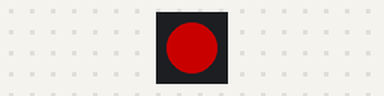
Bench run of a program on a simulated ESP32-S3. Shown: 1 RGB LEDs in strip order, left to right. Dim RGB values are drawn brighter than linear; what the program prints to the serial monitor is not drawn.

Above: at 0.15 s.
At 9.79 s:
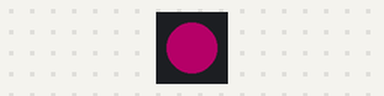
At 19.74 s:
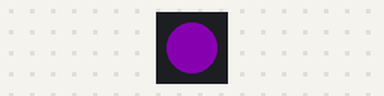
At 39.63 s:
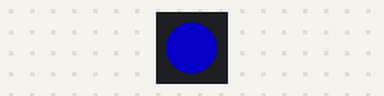
Timing chart, 0 to 40.0 s (numbered marks = the images above):
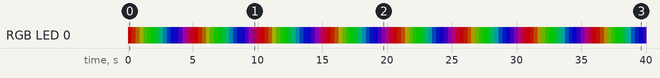

The program:

main.cpp
```cpp
#include <Arduino.h>
#include <Adafruit_NeoPixel.h>

#define LED_PIN     48  // YD-ESP32-S3 onboard WS2812 (IO48)
#define NUMPIXELS   1   // One RGB LED only

Adafruit_NeoPixel pixels(NUMPIXELS, LED_PIN, NEO_GRB + NEO_KHZ800);

void setup() {
    Serial.begin(115200);
    pixels.begin();
    pixels.setBrightness(100); // Brightness (0~255)
    Serial.println("Rainbow demo start with brightness 100");
}

uint32_t Wheel(byte pos) {
    pos = 255 - pos;
    if(pos < 85) {
        return pixels.Color(255 - pos * 3, 0, pos * 3);
    } else if(pos < 170) {
        pos -= 85;
        return pixels.Color(0, pos * 3, 255 - pos * 3);
    } else {
        pos -= 170;
        return pixels.Color(pos * 3, 255 - pos * 3, 0);
    }
}

void loop() {
    for(int i = 0; i < 256; i++) {
        pixels.setPixelColor(0, Wheel(i));
        pixels.show();
        delay(20);
    }
}
```

Measured:
- by itself, RGB LED 0: off → RGB(100, 0, 0) at 0.00 s, → RGB(82, 17, 0) 0.30 s later, → RGB(65, 35, 0) 0.30 s later, → RGB(47, 53, 0) 0.30 s later, … (133 changes in this stretch)
